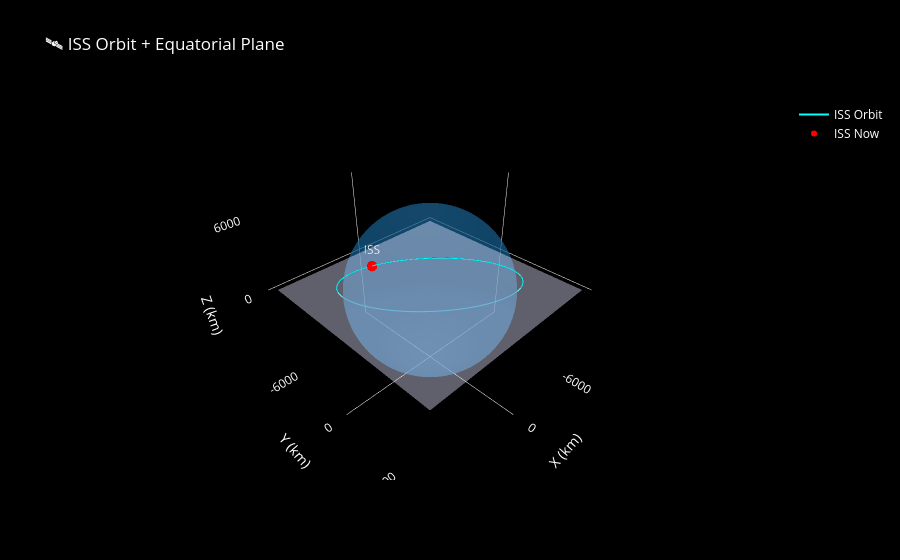

Source (notebook cell):
### Code cell
# Equatorial plane as a flat square
plane_size = 8000  # km, slightly bigger than Earth

# Four corners of the square in the XY plane (Z=0)
sq = np.linspace(-plane_size, plane_size, 2)
xx, yy = np.meshgrid(sq, sq)
zz = np.zeros_like(xx)

equatorial_plane = go.Surface(
    x=xx, y=yy, z=zz,
    colorscale=[[0, 'rgba(225, 225, 255,0.4)'], [1, 'rgba(225, 225, 255,0.4)']],
    showscale=False,
    opacity=1,
    name='Equatorial Plane',
    hovertemplate='Equatorial Plane<extra></extra>'
)

fig_test = go.Figure(data=[earth, orbit_line, iss_dot, equatorial_plane])
fig_test.update_layout(
    title='🛰️ ISS Orbit + Equatorial Plane',
    scene=dict(
    xaxis=dict(
        title='X (km)', color='white',
        showgrid=False, zeroline=True,
        showbackground=False,
        tickvals=[-6000, 0], ticktext=['-6000', '0']
    ),
    yaxis=dict(
        title='Y (km)', color='white',
        showgrid=False, zeroline=True,
        showbackground=False,
        tickvals=[-6000, 0, 6000], ticktext=['-6000', '0', '6000']
    ),
    zaxis=dict(
        title='Z (km)', color='white',
        showgrid=False, zeroline=True,
        showbackground=False,
        tickvals=[0, 6000], ticktext=['0', '6000']
    ),
        bgcolor='black',
        aspectmode='data'
    ),
    paper_bgcolor='black',
    font=dict(color='white'),
    legend=dict(bgcolor='black')
)
fig_test.show()

### Figure 1 — Plotly figure (JSON) as saved in the notebook; plotly's stock layout.template omitted (floating-point values rounded to 4 significant figures; data arrays with more than 128 entries replaced by an {"elided": "..."} marker saying what was removed)
{"data": [{"colorscale": [[0, "#1a6fa8"], [1, "#1a6fa8"]], "name": "Earth", "opacity": 0.45, "showscale": false, "type": "surface", "x": {"elided": "80x80 float values"}, "y": {"elided": "80x80 float values"}, "z": {"elided": "80x80 float values"}}, {"line": {"color": "cyan", "width": 2}, "mode": "lines", "name": "ISS Orbit", "type": "scatter3d", "x": {"elided": "500 float values"}, "y": {"elided": "500 float values"}, "z": {"elided": "500 float values"}}, {"marker": {"color": "red", "size": 6}, "mode": "markers+text", "name": "ISS Now", "text": ["ISS"], "textfont": {"color": "white", "size": 12}, "type": "scatter3d", "x": [5154.0], "y": [53.55], "z": [4437.0]}, {"colorscale": [[0, "rgba(225, 225, 255,0.4)"], [1, "rgba(225, 225, 255,0.4)"]], "hovertemplate": "Equatorial Plane<extra></extra>", "name": "Equatorial Plane", "opacity": 1, "showscale": false, "type": "surface", "x": [[-8000, 8000], [-8000, 8000]], "y": [[-8000, -8000], [8000, 8000]], "z": [[0, 0], [0, 0]]}], "layout": {"font": {"color": "white"}, "legend": {"bgcolor": "black"}, "paper_bgcolor": "black", "scene": {"aspectmode": "data", "bgcolor": "black", "xaxis": {"color": "white", "showbackground": false, "showgrid": false, "ticktext": ["-6000", "0"], "tickvals": [-6000, 0], "title": {"text": "X (km)"}, "zeroline": true}, "yaxis": {"color": "white", "showbackground": false, "showgrid": false, "ticktext": ["-6000", "0", "6000"], "tickvals": [-6000, 0, 6000], "title": {"text": "Y (km)"}, "zeroline": true}, "zaxis": {"color": "white", "showbackground": false, "showgrid": false, "ticktext": ["0", "6000"], "tickvals": [0, 6000], "title": {"text": "Z (km)"}, "zeroline": true}}, "title": {"text": "🛰️ ISS Orbit + Equatorial Plane"}}}
